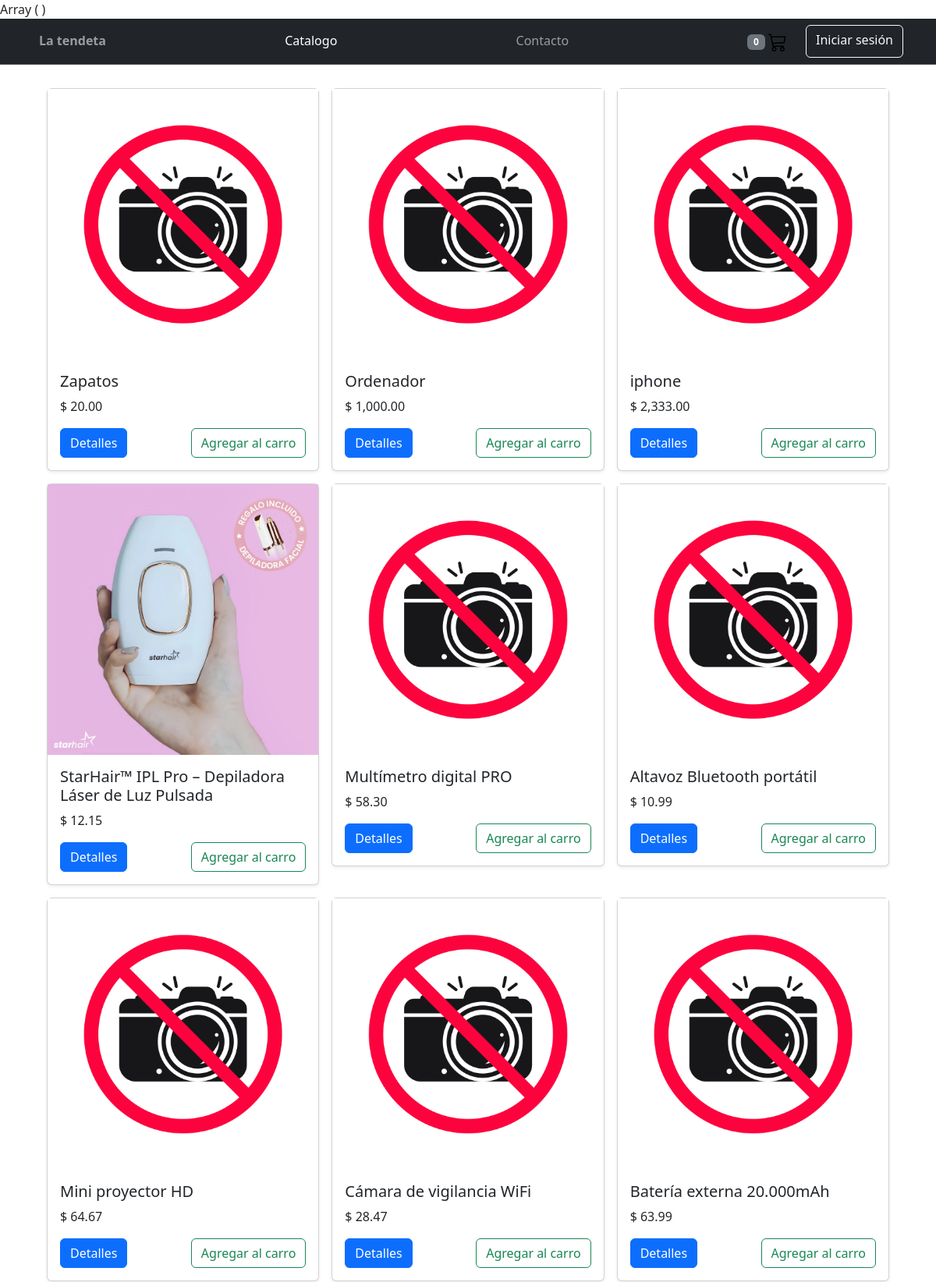
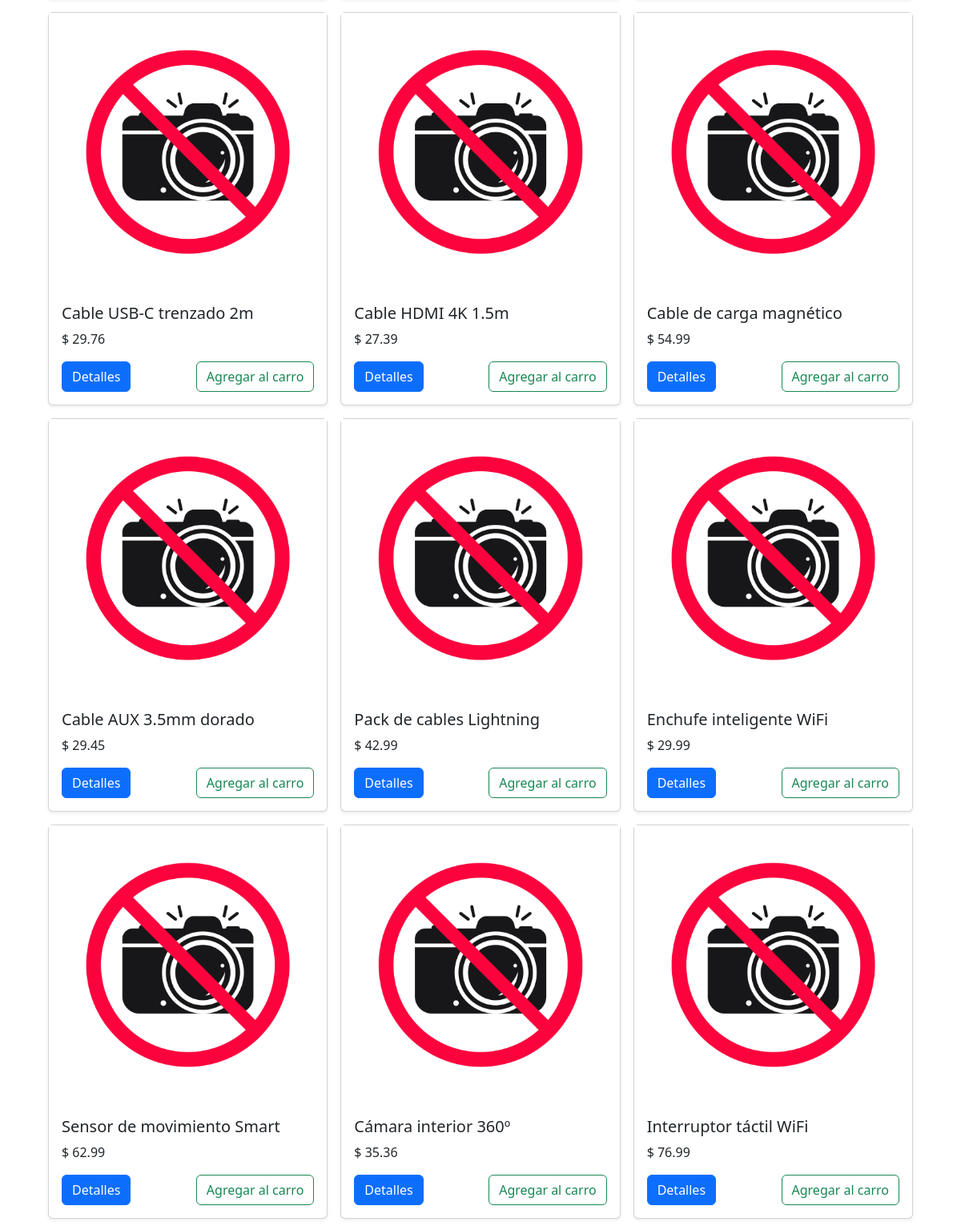
The app's page /s-tortiz/index.php (upper part) with its own data (2 pictures, top to bottom).
### tables this page shows
CREATE TABLE `productos` (
  `id` int(11) NOT NULL,
  `nombre` varchar(200) NOT NULL,
  `descripcion` text NOT NULL,
  `precio` decimal(10,2) NOT NULL,
  `descuento` tinyint(3) NOT NULL DEFAULT 0,
  `id_categoria` int(11) NOT NULL,
  `activo` int(11) NOT NULL,
  `categoria_id` int(11) DEFAULT NULL
);

### s-tortiz/index.php (the view, shortened to what this page needs)
<?php
$db = new Database();
$con = $db->conectar();
$sql = $con->prepare("SELECT id, nombre, precio FROM productos WHERE activo=1");
$sql->execute();
$resultado = $sql->fetchAll(PDO::FETCH_ASSOC);
print_r($_SESSION);
require 'header.html.php';
?>
<main>
    <div class="container">
    <div class="row row-cols-1 row-cols-sm-2 row-cols-md-3 g-3">
        <?php  foreach($resultado as $row) { ?>
        <div class="col">
          <div class="card shadow-sm">
         <?php
            $id = $row['id'];
            $imagen = "images/productos/" . $id ."/principal.jpg";
            if(!file_exists($imagen)){
                $imagen = "images/productos/nofoto.jpg";
            }
            ?>
            <img src="<?php echo $imagen; ?>">
            <div class="card-body">
              <h5 class="card-title"><?php echo $row['nombre']; ?></h5>
              <p class="card-text"> $ <?php echo number_format($row['precio'], 2, '.', ',');?> </p>
               <div class="d-flex justify-content-between align-items-center">
              <div class="btn-group">
                <a href="detalles.php?id=<?php echo $row['id']; ?>&token=<?php echo hash_hmac('md5', $row['id'], KEY_TOKEN); ?>" class="btn btn-primary">Detalles</a>
              </div>
              <button class="btn btn-outline-success" type="button" onclick="addProducto(<?php echo $row['id']; ?>, '<?php echo hash_hmac('md5', $row['id'], KEY_TOKEN); ?>')"> Agregar al carro</button>
            </div>
          </div>
        </div>
    </div>
    <?php  }?>
</main>
</body>
</html>

### s-tortiz/css/productoestilo.css (style rules this page uses)
main > .container { padding: 30px; }

### records on screen
productos: nombre "Zapatos", precio "20.00"
productos: nombre "Ordenador", precio "1,000.00"
productos: nombre "iphone", precio "2,333.00"
productos: shows a picture, nombre "StarHair™ IPL Pro – Depiladora Láser de Luz Pulsada", precio "12.15"
productos: nombre "Multímetro digital PRO", precio "58.30"
productos: nombre "Altavoz Bluetooth portátil", precio "10.99"
productos: nombre "Mini proyector HD", precio "64.67"
productos: nombre "Cámara de vigilancia WiFi", precio "28.47"
productos: nombre "Batería externa 20.000mAh", precio "63.99"
productos: nombre "Cable USB-C trenzado 2m", precio "29.76"
productos: nombre "Cable HDMI 4K 1.5m", precio "27.39"
productos: nombre "Cable de carga magnético", precio "54.99"
productos: nombre "Cable AUX 3.5mm dorado", precio "29.45"
productos: nombre "Pack de cables Lightning", precio "42.99"
productos: nombre "Enchufe inteligente WiFi", precio "29.99"
productos: nombre "Sensor de movimiento Smart", precio "62.99"
productos: nombre "Cámara interior 360º", precio "35.36"
productos: nombre "Interruptor táctil WiFi", precio "76.99"

### other values on screen
$num_cart "0"
